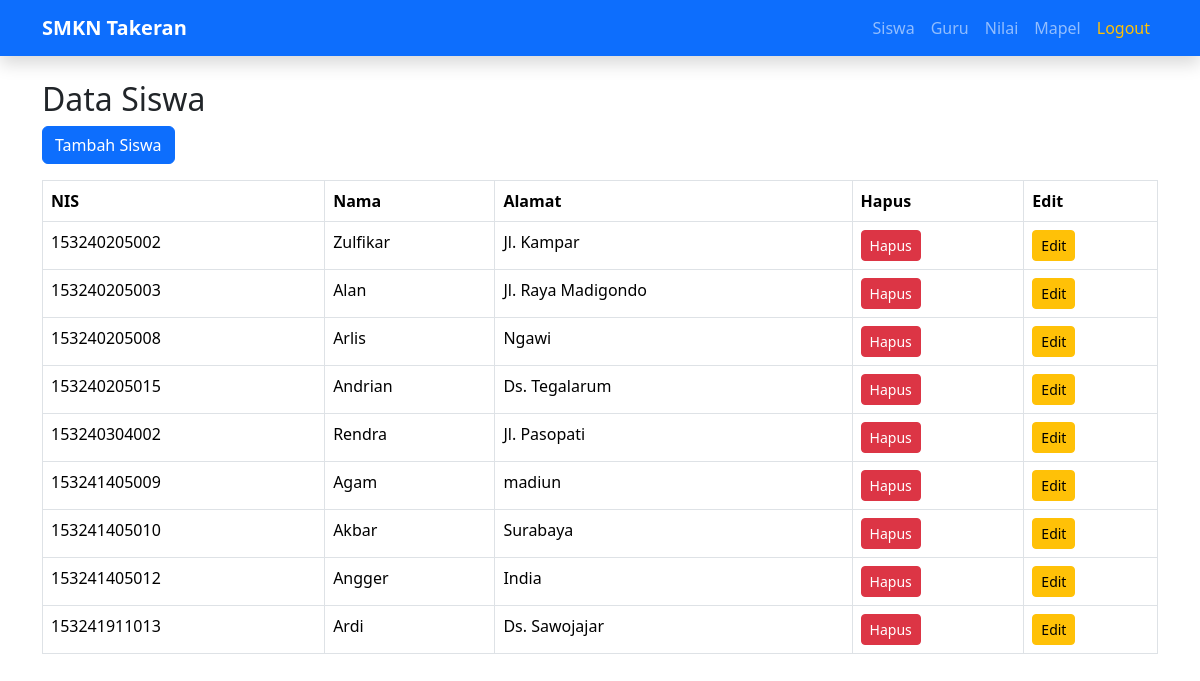
The page /siswa/index.php (signed in) on the database its author committed.
### tables this page shows
CREATE TABLE `siswa` (
  `nis` varchar(12) NOT NULL,
  `nama` varchar(50) NOT NULL,
  `alamat` varchar(75) NOT NULL
);

### siswa/index.php (the view, shortened to what this page needs)
<?php
include "koneksi.php";
?>
<!DOCTYPE html>
<html>
<head>
    <link href="https://cdn.jsdelivr.net/npm/bootstrap@5.3.8/dist/css/bootstrap.min.css" rel="stylesheet">
</head>
<body>
<div class="container mt-4">
    <h2>Data Siswa</h2>
    <a href="tambah.php" class="btn btn-primary mb-3">Tambah Siswa</a>
    <table class="table table-bordered">
        <tr>
            <th>NIS</th>
            <th>Nama</th>
            <th>Alamat</th>
            <th>Hapus</th>
            <th>Edit</th>
        </tr>
        <?php
        $query = mysqli_query($koneksi,"SELECT * FROM siswa");
        while($data = mysqli_fetch_array($query)){
        ?>
        <tr>
            <td><?= $data['nis']; ?></td>
            <td><?= $data['nama']; ?></td>
            <td><?= $data['alamat']; ?></td>
            <td>
                <a href="hapus.php?nis=<?= $data['nis']; ?>" class="btn btn-danger btn-sm">
                    Hapus
                </a>
            </td>
            <td>
                <a href="edit.php?nis=<?= $data['nis']; ?>" class="btn btn-warning btn-sm">
                    Edit
                </a>
            </td>
        </tr>
        <?php } ?>
    </table>
</div>
</body>
</html>

### rows shown on the page
siswa: nis "153240205002", nama "Zulfikar", alamat "Jl. Kampar"
siswa: nis "153240205003", nama "Alan", alamat "Jl. Raya Madigondo"
siswa: nis "153240205008", nama "Arlis", alamat "Ngawi"
siswa: nis "153240205015", nama "Andrian", alamat "Ds. Tegalarum"
siswa: nis "153240304002", nama "Rendra", alamat "Jl. Pasopati"
siswa: nis "153241405009", nama "Agam", alamat "madiun"
siswa: nis "153241405010", nama "Akbar", alamat "Surabaya"
siswa: nis "153241405012", nama "Angger", alamat "India"
siswa: nis "153241911013", nama "Ardi", alamat "Ds. Sawojajar"
